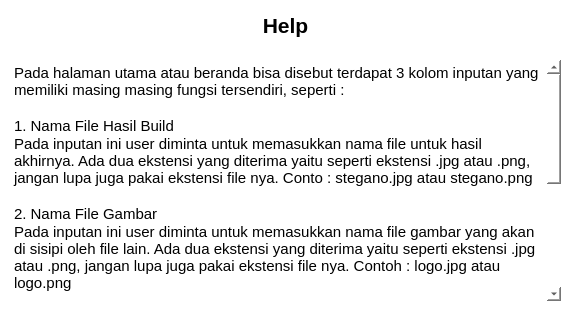
<?xml version="1.0" encoding="UTF-8"?>
<ui version="4.0">
 <class>MainWindow</class>
 <widget class="QMainWindow" name="MainWindow">
  <property name="geometry">
   <rect>
    <x>0</x>
    <y>0</y>
    <width>573</width>
    <height>317</height>
   </rect>
  </property>
  <property name="windowTitle">
   <string>MainWindow</string>
  </property>
  <property name="styleSheet">
   <string notr="true">QWidget {
	background-color: #ffffff;
}</string>
  </property>
  <widget class="QWidget" name="centralwidget">
   <widget class="QLabel" name="label_4">
    <property name="geometry">
     <rect>
      <x>10</x>
      <y>10</y>
      <width>551</width>
      <height>31</height>
     </rect>
    </property>
    <property name="font">
     <font>
      <family>Arial</family>
      <pointsize>16</pointsize>
      <weight>75</weight>
      <bold>true</bold>
     </font>
    </property>
    <property name="text">
     <string>Help</string>
    </property>
    <property name="alignment">
     <set>Qt::AlignCenter</set>
    </property>
   </widget>
   <widget class="QTextBrowser" name="textBrowser">
    <property name="geometry">
     <rect>
      <x>10</x>
      <y>60</y>
      <width>551</width>
      <height>241</height>
     </rect>
    </property>
    <property name="styleSheet">
     <string notr="true">#textBrowser {
	border: 0;
}</string>
    </property>
    <property name="html">
     <string>&lt;!DOCTYPE HTML PUBLIC &quot;-//W3C//DTD HTML 4.0//EN&quot; &quot;http://www.w3.org/TR/REC-html40/strict.dtd&quot;&gt;
&lt;html&gt;&lt;head&gt;&lt;meta name=&quot;qrichtext&quot; content=&quot;1&quot; /&gt;&lt;style type=&quot;text/css&quot;&gt;
p, li { white-space: pre-wrap; }
&lt;/style&gt;&lt;/head&gt;&lt;body style=&quot; font-family:'MS Shell Dlg 2'; font-size:8.25pt; font-weight:400; font-style:normal;&quot;&gt;
&lt;p style=&quot; margin-top:0px; margin-bottom:0px; margin-left:0px; margin-right:0px; -qt-block-indent:0; text-indent:0px;&quot;&gt;&lt;span style=&quot; font-size:11pt;&quot;&gt;Pada halaman utama atau beranda bisa disebut terdapat 3 kolom inputan yang memiliki masing masing fungsi tersendiri, seperti :&lt;/span&gt;&lt;/p&gt;
&lt;p style=&quot;-qt-paragraph-type:empty; margin-top:0px; margin-bottom:0px; margin-left:0px; margin-right:0px; -qt-block-indent:0; text-indent:0px; font-size:11pt;&quot;&gt;&lt;br /&gt;&lt;/p&gt;
&lt;p style=&quot; margin-top:0px; margin-bottom:0px; margin-left:0px; margin-right:0px; -qt-block-indent:0; text-indent:0px;&quot;&gt;&lt;span style=&quot; font-size:11pt;&quot;&gt;1. Nama File Hasil Build&lt;/span&gt;&lt;/p&gt;
&lt;p style=&quot; margin-top:0px; margin-bottom:0px; margin-left:0px; margin-right:0px; -qt-block-indent:0; text-indent:0px;&quot;&gt;&lt;span style=&quot; font-size:11pt;&quot;&gt;Pada inputan ini user diminta untuk memasukkan nama file untuk hasil akhirnya. Ada dua ekstensi yang diterima yaitu seperti ekstensi .jpg atau .png, jangan lupa juga pakai ekstensi file nya. Conto : stegano.jpg atau stegano.png&lt;/span&gt;&lt;/p&gt;
&lt;p style=&quot;-qt-paragraph-type:empty; margin-top:0px; margin-bottom:0px; margin-left:0px; margin-right:0px; -qt-block-indent:0; text-indent:0px; font-size:11pt;&quot;&gt;&lt;br /&gt;&lt;/p&gt;
&lt;p style=&quot; margin-top:0px; margin-bottom:0px; margin-left:0px; margin-right:0px; -qt-block-indent:0; text-indent:0px;&quot;&gt;&lt;span style=&quot; font-size:11pt;&quot;&gt;2. Nama File Gambar&lt;/span&gt;&lt;/p&gt;
&lt;p style=&quot; margin-top:0px; margin-bottom:0px; margin-left:0px; margin-right:0px; -qt-block-indent:0; text-indent:0px;&quot;&gt;&lt;span style=&quot; font-size:11pt;&quot;&gt;Pada inputan ini user diminta untuk memasukkan nama file gambar yang akan di sisipi oleh file lain. Ada dua ekstensi yang diterima yaitu seperti ekstensi .jpg atau .png, jangan lupa juga pakai ekstensi file nya. Contoh : logo.jpg atau logo.png&lt;/span&gt;&lt;/p&gt;
&lt;p style=&quot;-qt-paragraph-type:empty; margin-top:0px; margin-bottom:0px; margin-left:0px; margin-right:0px; -qt-block-indent:0; text-indent:0px; font-size:11pt;&quot;&gt;&lt;br /&gt;&lt;/p&gt;
&lt;p style=&quot; margin-top:0px; margin-bottom:0px; margin-left:0px; margin-right:0px; -qt-block-indent:0; text-indent:0px;&quot;&gt;&lt;span style=&quot; font-size:11pt;&quot;&gt;3. Nama File Yang Ingin Disisipkan&lt;/span&gt;&lt;/p&gt;
&lt;p style=&quot; margin-top:0px; margin-bottom:0px; margin-left:0px; margin-right:0px; -qt-block-indent:0; text-indent:0px;&quot;&gt;&lt;span style=&quot; font-size:11pt;&quot;&gt;Pada inputan ini user diminta untuk memasukkan nama file yang ingin kalian sisipkan kedalam gambar. Pada inputan ini user bebas ingin memasukkan file dengan ekstensi apapun seperti .rar, .zip, .txt, .pdf, dll. Jangan lupa juga pada ekstensinya, contoh : pesan.txt atau pesan.rar&lt;/span&gt;&lt;/p&gt;
&lt;p style=&quot;-qt-paragraph-type:empty; margin-top:0px; margin-bottom:0px; margin-left:0px; margin-right:0px; -qt-block-indent:0; text-indent:0px; font-size:11pt;&quot;&gt;&lt;br /&gt;&lt;/p&gt;
&lt;p style=&quot; margin-top:0px; margin-bottom:0px; margin-left:0px; margin-right:0px; -qt-block-indent:0; text-indent:0px;&quot;&gt;&lt;span style=&quot; font-size:11pt;&quot;&gt;Jika kalian masih binggung silahkan tonton video yang ada di chanel yt D'Startup dengan judul video Stegano Builder atau kalian bisa langsung japri melalui menu contact yang sudah gw sediakan.&lt;/span&gt;&lt;/p&gt;
&lt;p style=&quot;-qt-paragraph-type:empty; margin-top:0px; margin-bottom:0px; margin-left:0px; margin-right:0px; -qt-block-indent:0; text-indent:0px; font-size:11pt;&quot;&gt;&lt;br /&gt;&lt;/p&gt;
&lt;p style=&quot; margin-top:0px; margin-bottom:0px; margin-left:0px; margin-right:0px; -qt-block-indent:0; text-indent:0px;&quot;&gt;&lt;span style=&quot; font-size:11pt;&quot;&gt;Terima kasih buat yang udah download program sederhana ini, jangan lupa kalian download juga program lainnya melalui website D'Startup.&lt;/span&gt;&lt;/p&gt;&lt;/body&gt;&lt;/html&gt;</string>
    </property>
   </widget>
  </widget>
 </widget>
 <resources/>
 <connections/>
</ui>
